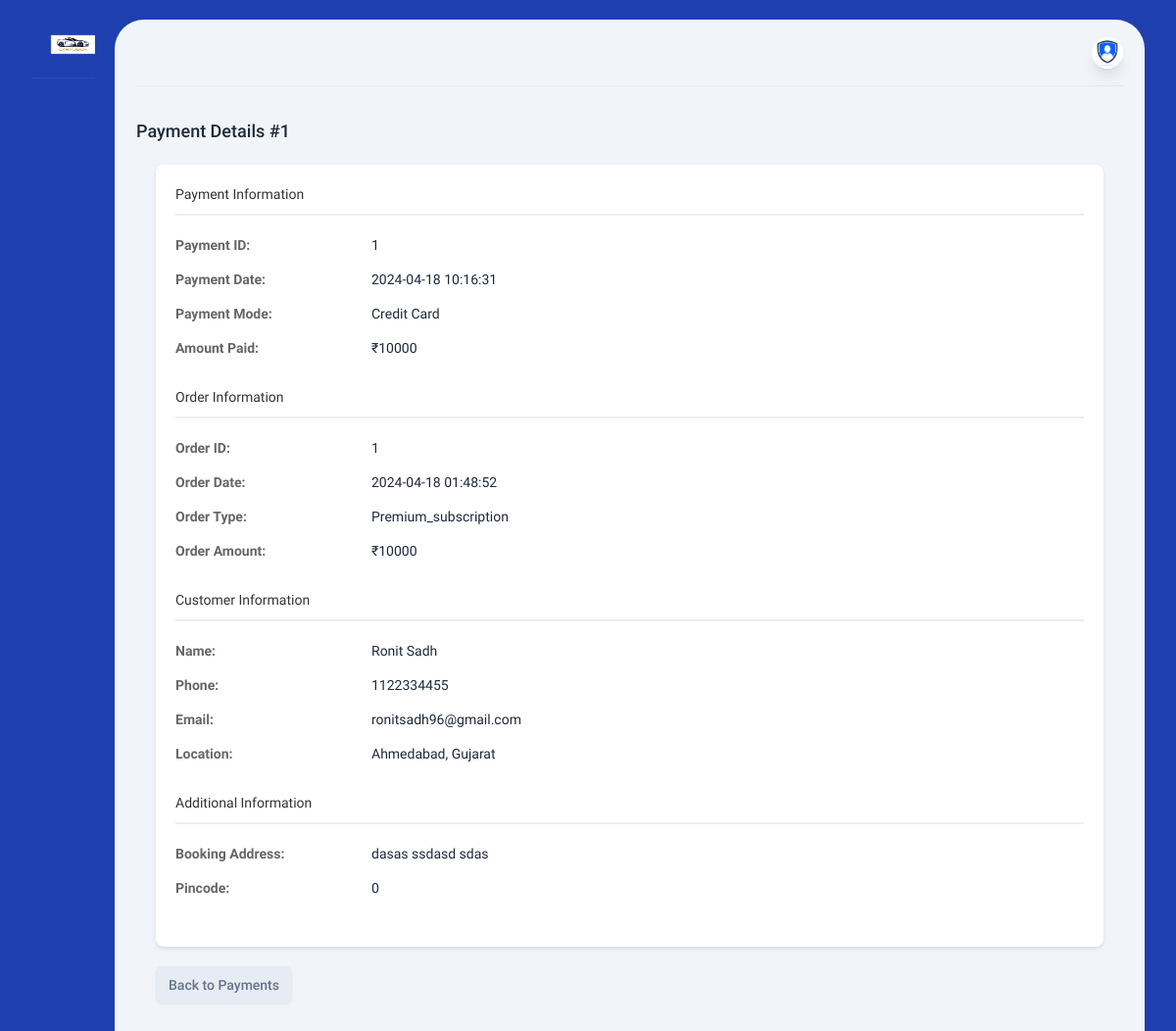
Page /Admin/view_payment.php?payment_id=1 (signed in) on the committed database.
### tables this page shows
CREATE TABLE `payments` (
  `id` int(11) NOT NULL,
  `reference_id` int(11) NOT NULL,
  `amount` int(11) NOT NULL,
  `order_id` int(11) NOT NULL,
  `user_id` int(11) NOT NULL,
  `mode` varchar(50) NOT NULL,
  `details` varchar(255) NOT NULL,
  `dt` timestamp NOT NULL DEFAULT current_timestamp()
);

CREATE TABLE `orders` (
  `order_id` int(11) NOT NULL,
  `customer_id` int(11) NOT NULL,
  `car_id` int(11) DEFAULT NULL,
  `amount` int(11) NOT NULL,
  `aadhaar_num` bigint(15) NOT NULL,
  `license_num` bigint(15) NOT NULL,
  `order_time` timestamp NOT NULL DEFAULT current_timestamp(),
  `booking_address` varchar(200) NOT NULL,
  `pincode` int(11) NOT NULL,
  `details` varchar(255) NOT NULL,
  `order_status` enum('pending','accepted','rejected') NOT NULL DEFAULT 'pending'
);

CREATE TABLE `users` (
  `user_id` int(11) NOT NULL,
  `user_name` varchar(50) NOT NULL,
  `user_phone` bigint(10) NOT NULL,
  `user_address` varchar(150) NOT NULL,
  `user_email` varchar(50) NOT NULL,
  `user_city` varchar(20) NOT NULL,
  `user_state` varchar(30) NOT NULL,
  `user_password` varchar(50) NOT NULL,
  `membership_plan_id` int(11) NOT NULL DEFAULT 1,
  `user_last_accessed` timestamp NOT NULL DEFAULT current_timestamp() ON UPDATE current_timestamp(),
  `user_added_time` timestamp NOT NULL DEFAULT current_timestamp(),
  `user_last_updated` timestamp NULL DEFAULT NULL,
  `user_status` tinyint(1) NOT NULL DEFAULT 1
);

### Admin/view_payment.php (the view, shortened to what this page needs)
<?php
include('header.php');
include('sidemenu.php');
include('connection.php');
if (isset($_GET['payment_id'])) {
    $payment_id = $_GET['payment_id'];
    $sql = "SELECT payments.*, users.user_name, users.user_phone, users.user_email, users.user_city, users.user_state,
            orders.order_time, orders.details, orders.amount as order_amount, orders.booking_address, orders.pincode,
            cars.car_name, cars.car_brand, cars.car_price
            FROM payments
            JOIN users ON payments.user_id = users.user_id
            JOIN orders ON payments.order_id = orders.order_id
            LEFT JOIN cars ON orders.car_id = cars.car_id
            WHERE payments.id = $payment_id";
    $result = $conn->query($sql);
    if ($result->num_rows > 0) {
        $payment = $result->fetch_assoc();
    } else {
        echo "<script>alert('Payment not found'); window.location.href='payments.php';</script>";
        exit;
    }
} else {
    header("Location: payments.php");
    exit;
}
?>
<div class="content">
    <?php include('top_bar.php'); ?>
    <div class="intro-y flex items-center mt-8">
        <h2 class="text-lg font-medium mr-auto">
            Payment Details #<?php echo $payment_id; ?>
        </h2>
    </div>
    <div class="payment-details-container">
        <div class="payment-details-section">
            <h3>Payment Information</h3>
            <div class="detail-row">
                <div class="detail-label">Payment ID:</div>
                <div class="detail-value"><?php echo $payment['id']; ?></div>
            </div>
            <div class="detail-row">
                <div class="detail-label">Payment Date:</div>
                <div class="detail-value"><?php echo $payment['dt']; ?></div>
            </div>
            <div class="detail-row">
                <div class="detail-label">Payment Mode:</div>
                <div class="detail-value"><?php echo $payment['mode']; ?></div>
            </div>
            <div class="detail-row">
                <div class="detail-label">Amount Paid:</div>
                <div class="detail-value">₹<?php echo $payment['amount']; ?></div>
            </div>
        </div>
        <div class="payment-details-section">
            <h3>Order Information</h3>
            <div class="detail-row">
                <div class="detail-label">Order ID:</div>
                <div class="detail-value"><?php echo $payment['order_id']; ?></div>
            </div>
            <div class="detail-row">
                <div class="detail-label">Order Date:</div>
                <div class="detail-value"><?php echo $payment['order_time']; ?></div>
            </div>
            <div class="detail-row">
                <div class="detail-label">Order Type:</div>
                <div class="detail-value"><?php echo $payment['details']; ?></div>
            </div>
            <div class="detail-row">
                <div class="detail-label">Order Amount:</div>
                <div class="detail-value">₹<?php echo $payment['order_amount']; ?></div>
            </div>
        </div>
        <div class="payment-details-section">
            <h3>Customer Information</h3>
            <div class="detail-row">
                <div class="detail-label">Name:</div>
                <div class="detail-value"><?php echo $payment['user_name']; ?></div>
            </div>
            <div class="detail-row">
                <div class="detail-label">Phone:</div>
                <div class="detail-value"><?php echo $payment['user_phone']; ?></div>
            </div>
            <div class="detail-row">
                <div class="detail-label">Email:</div>
                <div class="detail-value"><?php echo $payment['user_email']; ?></div>
            </div>
            <div class="detail-row">
                <div class="detail-label">Location:</div>
                <div class="detail-value"><?php echo $payment['user_city'] . ', ' . $payment['user_state']; ?></div>
            </div>
        </div>
        <div class="payment-details-section">
            <h3>Additional Information</h3>
            <div class="detail-row">
                <div class="detail-label">Booking Address:</div>
                <div class="detail-value"><?php echo $payment['booking_address']; ?></div>
            </div>
            <div class="detail-row">
                <div class="detail-label">Pincode:</div>
                <div class="detail-value"><?php echo $payment['pincode']; ?></div>
            </div>
        </div>
    </div>
    <div class="back-button">
        <a href="payments.php" class="btn btn-secondary">Back to Payments</a>
    </div>
</div>
</body>
</html>

### Admin/view_payment.php (style rules this page uses)
.payment-details-container { padding: 20px; background-color: #fff; border-radius: 8px; box-shadow: 0 2px 4px rgba(0,0,0,0.1); margin: 20px; }
.payment-details-section { margin-bottom: 30px; }
.payment-details-section h3 { color: #333; border-bottom: 2px solid #eee; padding-bottom: 10px; margin-bottom: 20px; }
.detail-row { display: flex; margin-bottom: 15px; }
.detail-label { width: 200px; font-weight: bold; color: #666; }
.detail-value { flex: 1; }
.back-button { margin: 20px; }

### rows in the picture
payments: id "1", dt "2024-04-18 10:16:31", mode "Credit Card", amount "10000", order "1", order.order_time "2024-04-18 01:48:52", order.details "Premium_subscription", order.amount "10000", user.user_name "Ronit Sadh", user.user_phone "1122334455", user.user_email "ronitsadh96@gmail.com", user.user_city "Ahmedabad", user.user_state "Gujarat", order.booking_address "dasas ssdasd sdas", order.pincode "0"

### other values in the picture
$payment_id "1"
